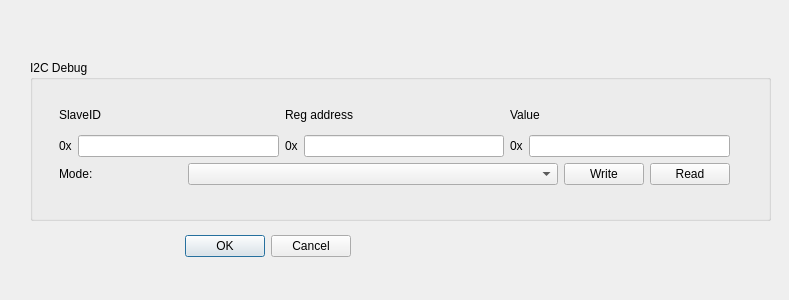
<?xml version="1.0" encoding="UTF-8"?>
<ui version="4.0">
 <class>registe_configure</class>
 <widget class="QDialog" name="registe_configure">
  <property name="geometry">
   <rect>
    <x>0</x>
    <y>0</y>
    <width>789</width>
    <height>300</height>
   </rect>
  </property>
  <property name="windowTitle">
   <string>寄存器配置</string>
  </property>
  <widget class="QDialogButtonBox" name="buttonBox">
   <property name="geometry">
    <rect>
     <x>50</x>
     <y>230</y>
     <width>301</width>
     <height>32</height>
    </rect>
   </property>
   <property name="orientation">
    <enum>Qt::Horizontal</enum>
   </property>
   <property name="standardButtons">
    <set>QDialogButtonBox::Cancel|QDialogButtonBox::Ok</set>
   </property>
  </widget>
  <widget class="QGroupBox" name="groupBox">
   <property name="geometry">
    <rect>
     <x>30</x>
     <y>60</y>
     <width>741</width>
     <height>161</height>
    </rect>
   </property>
   <property name="title">
    <string>I2C Debug</string>
   </property>
   <widget class="QWidget" name="layoutWidget">
    <property name="geometry">
     <rect>
      <x>29</x>
      <y>40</y>
      <width>671</width>
      <height>85</height>
     </rect>
    </property>
    <layout class="QVBoxLayout" name="verticalLayout">
     <item>
      <layout class="QHBoxLayout" name="horizontalLayout">
       <item>
        <layout class="QGridLayout" name="gridLayout_5"/>
       </item>
       <item>
        <layout class="QGridLayout" name="gridLayout_24">
         <item row="0" column="0">
          <widget class="QLabel" name="label_24">
           <property name="text">
            <string>SlaveID</string>
           </property>
          </widget>
         </item>
         <item row="1" column="0">
          <layout class="QGridLayout" name="gridLayout_23">
           <item row="0" column="0">
            <widget class="QLabel" name="label">
             <property name="text">
              <string>0x</string>
             </property>
            </widget>
           </item>
           <item row="0" column="1">
            <widget class="QLineEdit" name="lineEdit_master"/>
           </item>
          </layout>
         </item>
        </layout>
       </item>
       <item>
        <layout class="QGridLayout" name="gridLayout_20">
         <item row="0" column="0">
          <widget class="QLabel" name="label_4">
           <property name="text">
            <string>Reg address</string>
           </property>
          </widget>
         </item>
         <item row="1" column="0">
          <layout class="QGridLayout" name="gridLayout">
           <item row="0" column="0">
            <widget class="QLabel" name="label_2">
             <property name="text">
              <string>0x</string>
             </property>
            </widget>
           </item>
           <item row="0" column="1">
            <widget class="QLineEdit" name="lineEdit_reg"/>
           </item>
          </layout>
         </item>
        </layout>
       </item>
       <item>
        <layout class="QGridLayout" name="gridLayout_21">
         <item row="0" column="0">
          <widget class="QLabel" name="label_5">
           <property name="text">
            <string>Value</string>
           </property>
          </widget>
         </item>
         <item row="1" column="0">
          <layout class="QGridLayout" name="gridLayout_19">
           <item row="0" column="0">
            <widget class="QLabel" name="label_3">
             <property name="text">
              <string>0x</string>
             </property>
            </widget>
           </item>
           <item row="0" column="1">
            <widget class="QLineEdit" name="lineEdit_value"/>
           </item>
          </layout>
         </item>
        </layout>
       </item>
      </layout>
     </item>
     <item>
      <layout class="QGridLayout" name="gridLayout_4">
       <item row="0" column="0">
        <layout class="QGridLayout" name="gridLayout_3" columnstretch="1,3">
         <item row="0" column="0">
          <widget class="QLabel" name="label_6">
           <property name="text">
            <string>Mode:</string>
           </property>
          </widget>
         </item>
         <item row="0" column="1">
          <widget class="QComboBox" name="comboBox_iic_mode"/>
         </item>
        </layout>
       </item>
       <item row="0" column="1">
        <layout class="QGridLayout" name="gridLayout_2">
         <item row="0" column="0">
          <widget class="QPushButton" name="pushButton_i2c_write">
           <property name="text">
            <string>Write</string>
           </property>
          </widget>
         </item>
         <item row="0" column="1">
          <widget class="QPushButton" name="pushButton_i2c_read">
           <property name="text">
            <string>Read</string>
           </property>
          </widget>
         </item>
        </layout>
       </item>
      </layout>
     </item>
    </layout>
   </widget>
  </widget>
 </widget>
 <resources/>
 <connections>
  <connection>
   <sender>buttonBox</sender>
   <signal>accepted()</signal>
   <receiver>registe_configure</receiver>
   <slot>accept()</slot>
   <hints>
    <hint type="sourcelabel">
     <x>248</x>
     <y>254</y>
    </hint>
    <hint type="destinationlabel">
     <x>157</x>
     <y>274</y>
    </hint>
   </hints>
  </connection>
  <connection>
   <sender>buttonBox</sender>
   <signal>rejected()</signal>
   <receiver>registe_configure</receiver>
   <slot>reject()</slot>
   <hints>
    <hint type="sourcelabel">
     <x>316</x>
     <y>260</y>
    </hint>
    <hint type="destinationlabel">
     <x>286</x>
     <y>274</y>
    </hint>
   </hints>
  </connection>
 </connections>
</ui>
